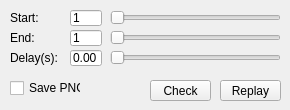
     <widget class="QWidget" name="fp_replay_tab">
      <attribute name="title">
       <string>Replay</string>
      </attribute>
      <widget class="QPushButton" name="fp_replay_check_pushButton">
       <property name="geometry">
        <rect>
         <x>150</x>
         <y>80</y>
         <width>61</width>
         <height>21</height>
        </rect>
       </property>
       <property name="text">
        <string>Check</string>
       </property>
      </widget>
      <widget class="QPushButton" name="fp_replay_pushButton">
       <property name="geometry">
        <rect>
         <x>220</x>
         <y>80</y>
         <width>61</width>
         <height>21</height>
        </rect>
       </property>
       <property name="text">
        <string>Replay</string>
       </property>
      </widget>
      <widget class="QLabel" name="fp_replay_start_title_label">
       <property name="geometry">
        <rect>
         <x>10</x>
         <y>10</y>
         <width>51</width>
         <height>16</height>
        </rect>
       </property>
       <property name="sizePolicy">
        <sizepolicy hsizetype="Expanding" vsizetype="Expanding">
         <horstretch>0</horstretch>
         <verstretch>0</verstretch>
        </sizepolicy>
       </property>
       <property name="text">
        <string>Start:</string>
       </property>
      </widget>
      <widget class="QSlider" name="fp_replay_start_horizontalSlider">
       <property name="geometry">
        <rect>
         <x>110</x>
         <y>10</y>
         <width>171</width>
         <height>16</height>
        </rect>
       </property>
       <property name="minimum">
        <number>1</number>
       </property>
       <property name="maximum">
        <number>100</number>
       </property>
       <property name="pageStep">
        <number>1</number>
       </property>
       <property name="orientation">
        <enum>Qt::Horizontal</enum>
       </property>
      </widget>
      <widget class="QLabel" name="fp_replay_end_title_label">
       <property name="geometry">
        <rect>
         <x>10</x>
         <y>30</y>
         <width>51</width>
         <height>16</height>
        </rect>
       </property>
       <property name="sizePolicy">
        <sizepolicy hsizetype="Expanding" vsizetype="Expanding">
         <horstretch>0</horstretch>
         <verstretch>0</verstretch>
        </sizepolicy>
       </property>
       <property name="text">
        <string>End:</string>
       </property>
      </widget>
      <widget class="QSlider" name="fp_replay_end_horizontalSlider">
       <property name="geometry">
        <rect>
         <x>110</x>
         <y>30</y>
         <width>171</width>
         <height>16</height>
        </rect>
       </property>
       <property name="minimum">
        <number>1</number>
       </property>
       <property name="maximum">
        <number>100</number>
       </property>
       <property name="pageStep">
        <number>1</number>
       </property>
       <property name="orientation">
        <enum>Qt::Horizontal</enum>
       </property>
      </widget>
      <widget class="QLabel" name="fp_replay_delay_title_label">
       <property name="geometry">
        <rect>
         <x>10</x>
         <y>50</y>
         <width>51</width>
         <height>16</height>
        </rect>
       </property>
       <property name="sizePolicy">
        <sizepolicy hsizetype="Expanding" vsizetype="Expanding">
         <horstretch>0</horstretch>
         <verstretch>0</verstretch>
        </sizepolicy>
       </property>
       <property name="text">
        <string>Delay(s):</string>
       </property>
      </widget>
      <widget class="QSlider" name="fp_replay_delay_horizontalSlider">
       <property name="geometry">
        <rect>
         <x>110</x>
         <y>50</y>
         <width>171</width>
         <height>16</height>
        </rect>
       </property>
       <property name="maximum">
        <number>100</number>
       </property>
       <property name="pageStep">
        <number>1</number>
       </property>
       <property name="orientation">
        <enum>Qt::Horizontal</enum>
       </property>
      </widget>
      <widget class="QLineEdit" name="fp_replay_start_lineEdit">
       <property name="geometry">
        <rect>
         <x>70</x>
         <y>10</y>
         <width>32</width>
         <height>16</height>
        </rect>
       </property>
       <property name="text">
        <string>1</string>
       </property>
       <property name="readOnly">
        <bool>true</bool>
       </property>
      </widget>
      <widget class="QLineEdit" name="fp_replay_end_lineEdit">
       <property name="geometry">
        <rect>
         <x>70</x>
         <y>30</y>
         <width>32</width>
         <height>16</height>
        </rect>
       </property>
       <property name="text">
        <string>1</string>
       </property>
       <property name="readOnly">
        <bool>true</bool>
       </property>
      </widget>
      <widget class="QLineEdit" name="fp_replay_delay_lineEdit">
       <property name="geometry">
        <rect>
         <x>70</x>
         <y>50</y>
         <width>32</width>
         <height>16</height>
        </rect>
       </property>
       <property name="text">
        <string>0.00</string>
       </property>
       <property name="readOnly">
        <bool>true</bool>
       </property>
      </widget>
      <widget class="QCheckBox" name="fp_replay_png_checkbox">
       <property name="enabled">
        <bool>true</bool>
       </property>
       <property name="geometry">
        <rect>
         <x>10</x>
         <y>80</y>
         <width>71</width>
         <height>16</height>
        </rect>
       </property>
       <property name="text">
        <string>Save PNG</string>
       </property>
       <property name="checked">
        <bool>false</bool>
       </property>
      </widget>
     </widget>
